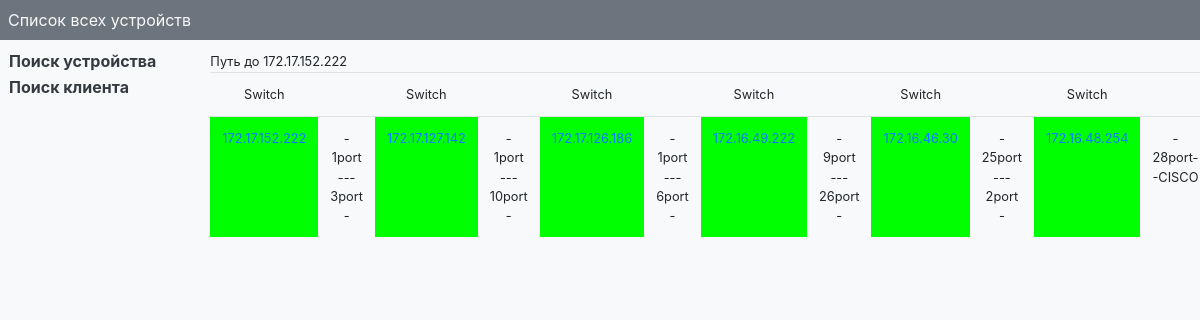
The app's page /connection/1/path with its own data.
### models_device/models.py (models this page shows, shortened)
class Device(models.Model):
    model = models.ForeignKey(ModelDevices, null=True, on_delete=models.SET_NULL, help_text='модель устройства', verbose_name='Модель')
    ip = models.GenericIPAddressField(unique=True, help_text='IP нового устройства', verbose_name='IP устройства')
    incoming_port = models.CharField(max_length=10, help_text='приходящий порт', default=1, verbose_name='Приходящий порт')
    up_connect_ip = models.GenericIPAddressField(validators=[validate_up_connect_ip], help_text='IP устройства от которого подключено', verbose_name='IP вышестоящего')
    up_connect_port = models.CharField(max_length=10, help_text='порт подключения на вышестоящем устройстве', default=1, verbose_name='Порт вышестоящего')
    city = models.ForeignKey(Cities, on_delete=models.PROTECT, help_text='город подключения', verbose_name='Город')
    comment = models.TextField(blank=True, verbose_name='Комментарий', help_text='комментарий')
    update = models.DateTimeField(auto_now=True)
    class Meta:
        verbose_name = 'Установленное оборудование'
        verbose_name_plural = 'Установленное оборудование'

class ModelDevices(models.Model):
    type = models.CharField(max_length=30, verbose_name='Тип устройства')
    model = models.CharField(max_length=30, help_text='модель устройства', verbose_name='Модель')
    ports = models.PositiveSmallIntegerField(help_text='количество портов', verbose_name='Портов')
    template = models.CharField(max_length=50,help_text='имя файла с шаблоном', verbose_name='Шаблон')
    comment = models.TextField(blank=True, verbose_name='Комментарий', help_text='комментарий')
    class Meta:
        verbose_name = 'Тип и модель оборудования'
        verbose_name_plural = 'Типы и модели оборудования'
        ordering = ['model']

### connection_on_device/views.py (the view)
# urls.py: path('<int:id_dev>/path', views.path_to, name='path_to_dev'),
def path_to(request, id_dev):
    try:
        dev = Device.objects.get(pk=id_dev)
    except Device.DoesNotExist:
        raise Http404('Device not found!')
    path = [(dev, COLORS[dev.model.type])]
    to_dev = dev
    if dev.up_connect_ip == '255.255.255.255':
        return render(request, "path_to_device.html", {
                "path": path,
                "to_dev": to_dev,
                })
    if_loop = 0
    while True:
        if_loop += 1
        try:
            dev = Device.objects.get(ip=dev.up_connect_ip)
        except Device.DoesNotExist:
            raise Http404('Device not found!')
        if str(dev.up_connect_ip) == '255.255.255.255':
            path.append((dev, COLORS[dev.model.type]))
            return render(request, "path_to_device.html", {
                "path": path,
                "to_dev": to_dev,
                })
        else:
            path.append((dev, COLORS[dev.model.type]))
        if if_loop > 15:
            return HttpResponse('path not found')

### connection_on_device/templates/path_to_device.html (shortened to what this page needs)
{% extends "base.html" %}
{% block head %} Путь до {{ to_dev.ip }} {% endblock %}
{% block main %}
		<table class="table table-hover w-50">
			<tr>
				{% for dev, color in path %}
					<td align="center">
						{{ dev.model.type }}
					</td>
					<td>
					</td>
				{% endfor %}
			</tr>
			<tr>
				{% for dev, color in path %}
					<td align="center" bgcolor="{{ color }}">
						<a href="{% url 'connections_on_dev' dev.pk %}" title="Показать подключения на данном устройстве">{{ dev.ip }}</a>
					</td>
					<td align="center">
						{% if forloop.last %}
							- {{ dev.incoming_port }}port--CISCO
						{% else %}
							- {{ dev.incoming_port }}port --- {{ dev.up_connect_port }}port -
						{% endif %}
					</td>
				{% endfor %}
			</tr>
		</table>
{% endblock %}

### records on screen
Device: ip "172.17.152.222", model.type "Switch", incoming_port "1", up_connect_port "3"
Device: model.type "Switch", ip "172.17.127.142", incoming_port "1", up_connect_port "10"
Device: model.type "Switch", ip "172.17.126.186", incoming_port "1", up_connect_port "6"
Device: model.type "Switch", ip "172.16.49.222", incoming_port "9", up_connect_port "26"
Device: model.type "Switch", ip "172.16.46.30", incoming_port "25", up_connect_port "2"
Device: model.type "Switch", ip "172.16.48.254", incoming_port "28"
